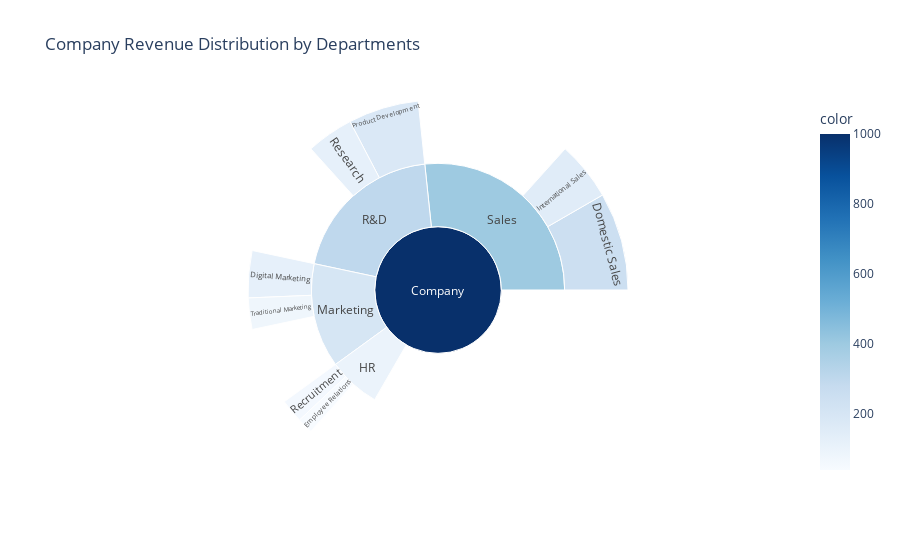

Notebook code cell kept with this figure:
### Code cell
import plotly.express as px

# Example data
data = dict(
    labels=[
        "Company", "Sales", "Marketing", "R&D", "HR", 
        "Domestic Sales", "International Sales", "Digital Marketing", "Traditional Marketing", 
        "Product Development", "Research", "Recruitment", "Employee Relations"
    ],
    parents=[
        "", "Company", "Company", "Company", "Company",
        "Sales", "Sales", "Marketing", "Marketing",
        "R&D", "R&D", "HR", "HR"
    ],
    values=[
        1000, 400, 200, 300, 100,
        250, 150, 120, 80,
        180, 120, 60, 40
    ]
)

# Creating the Sunburst Plot
fig = px.sunburst(
    names=data["labels"],
    parents=data["parents"],
    values=data["values"],
    title="Company Revenue Distribution by Departments",
    color=data["values"],
    color_continuous_scale='Blues'
)
fig.show()

### Figure 1 — Plotly figure (JSON) as saved in the notebook; plotly's stock layout.template omitted (floating-point values rounded to 4 significant figures)
{"data": [{"domain": {"x": [0, 1], "y": [0, 1]}, "hovertemplate": "label=%{label}<br>value=%{value}<br>parent=%{parent}<br>color=%{color}<extra></extra>", "labels": ["Company", "Sales", "Marketing", "R&D", "HR", "Domestic Sales", "International Sales", "Digital Marketing", "Traditional Marketing", "Product Development", "Research", "Recruitment", "Employee Relations"], "marker": {"coloraxis": "coloraxis", "colors": [1000, 400, 200, 300, 100, 250, 150, 120, 80, 180, 120, 60, 40]}, "name": "", "parents": ["", "Company", "Company", "Company", "Company", "Sales", "Sales", "Marketing", "Marketing", "R&D", "R&D", "HR", "HR"], "type": "sunburst", "values": [1000, 400, 200, 300, 100, 250, 150, 120, 80, 180, 120, 60, 40]}], "layout": {"coloraxis": {"colorbar": {"title": {"text": "color"}}, "colorscale": [[0, "rgb(247,251,255)"], [0.125, "rgb(222,235,247)"], [0.25, "rgb(198,219,239)"], [0.375, "rgb(158,202,225)"], [0.5, "rgb(107,174,214)"], [0.625, "rgb(66,146,198)"], [0.75, "rgb(33,113,181)"], [0.875, "rgb(8,81,156)"], [1, "rgb(8,48,107)"]]}, "legend": {"tracegroupgap": 0}, "title": {"text": "Company Revenue Distribution by Departments"}}}
